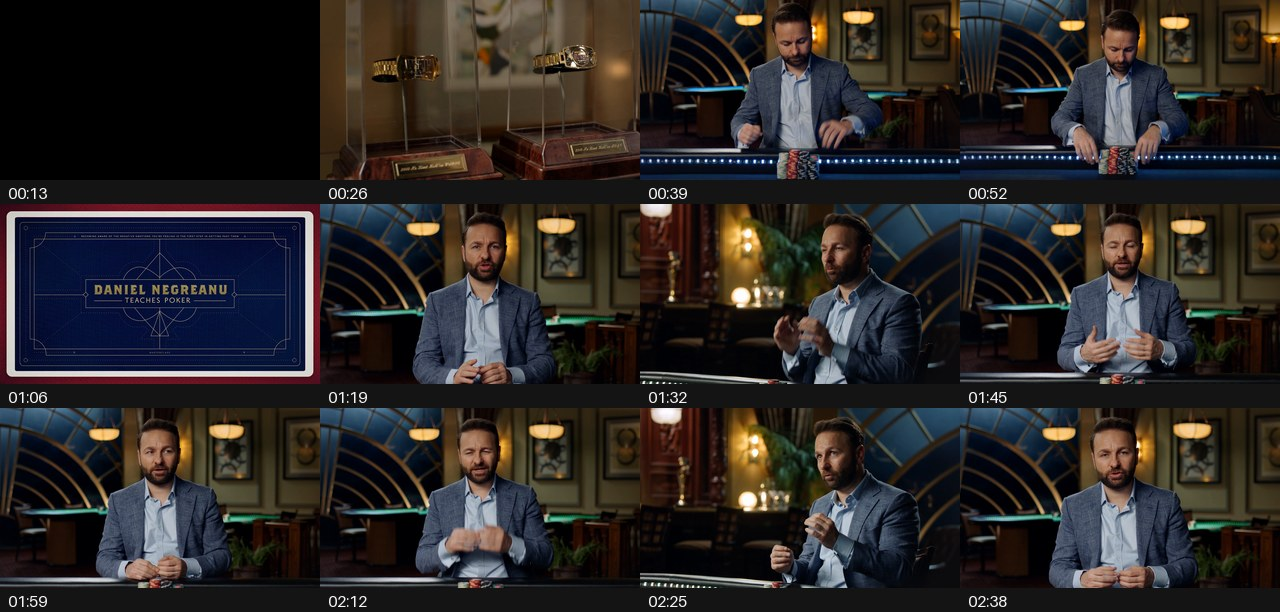
#> input picture analysis/contact_sheets/01-introduction.jpg, 1280 x 612 px; its folder holds only this picture in this run
$ python build_contact_sheet_gallery.py
#> lines starting #> are read from the running program, lines starting #| are printed output that depends on the picture
from __future__ import annotations

import sys
from pathlib import Path

from PIL import Image, ImageDraw, ImageFont


ANALYSIS_DIR = Path(__file__).resolve().parent
SOURCE_DIR = ANALYSIS_DIR / "contact_sheets"
OUTPUT_DIR = ANALYSIS_DIR / "contact_sheet_gallery"


def main() -> int:
    sources = sorted(SOURCE_DIR.glob("*.jpg"))
    if not sources:
        raise SystemExit("No contact sheets found")
    OUTPUT_DIR.mkdir(parents=True, exist_ok=True)
    width = 960
    sheet_height = 459
    label_height = 30
    font = ImageFont.load_default(size=16)
    for group_index in range(0, len(sources), 2):
        group = sources[group_index : group_index + 2]
        canvas = Image.new("RGB", (width, len(group) * (label_height + sheet_height)), (20, 20, 20))
#> canvas: PIL image 960x489 RGB; every value is 20
        draw = ImageDraw.Draw(canvas)
        for item_index, source in enumerate(group):
            y = item_index * (label_height + sheet_height)
            draw.text((8, y + 6), source.stem, fill=(245, 245, 245), font=font)
            with Image.open(source) as image:
#> image is the input picture: PIL image 1280x612 RGB; mean R, G, B 43.9, 39.9, 38.8
                resized = image.convert("RGB").resize((width, sheet_height), Image.Resampling.LANCZOS)
            canvas.paste(resized, (0, y + label_height))
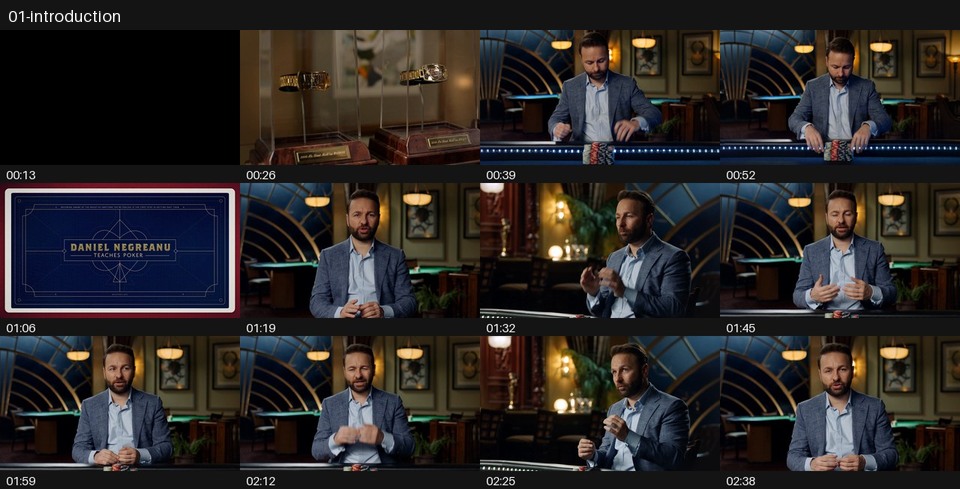
#> canvas: PIL image 960x489 RGB; mean R, G, B 42.7, 38.9, 37.8
        output = OUTPUT_DIR / f"gallery-{group_index // 2 + 1:02d}.jpg"
        canvas.save(output, quality=88, optimize=True)
        print(output.name)
    return 0


if __name__ == "__main__":
    sys.exit(main())
#> (the program exits here)

$ run again, on analysis/contact_sheets/05-game-theory-and-math.jpg
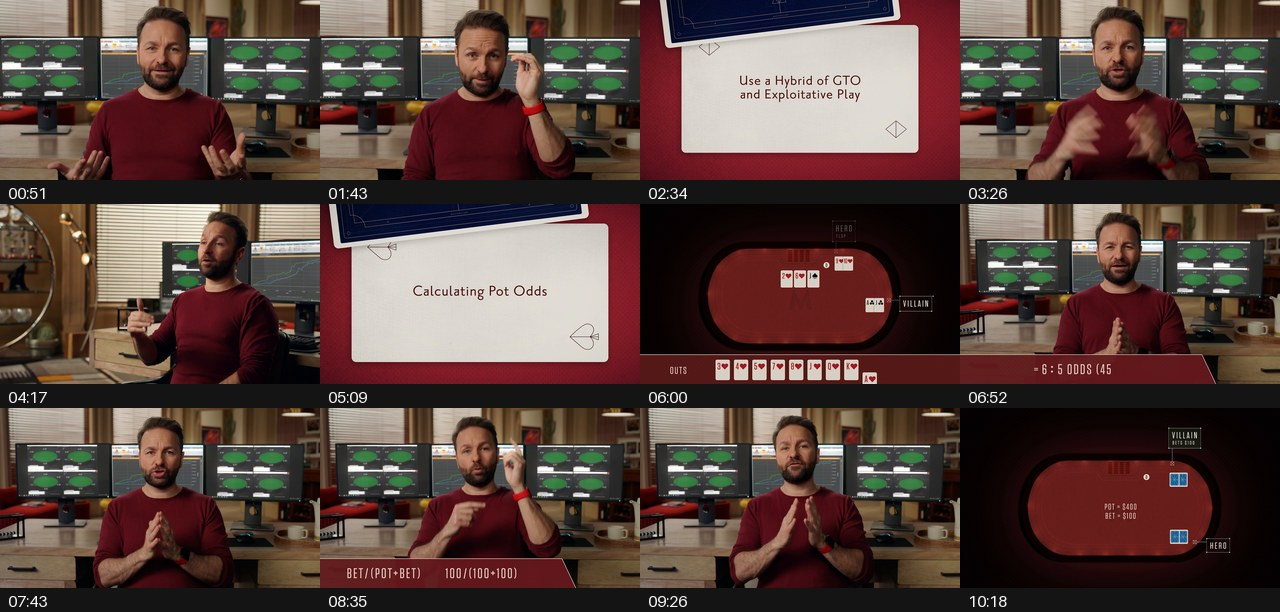
#> input picture analysis/contact_sheets/05-game-theory-and-math.jpg, 1280 x 612 px
#> in main, image is the input picture: PIL image 1280x612 RGB; mean R, G, B 87.1, 65.9, 60.2
#> in main, `resized = image.convert("RGB").resize((width, sheet_height), Image.Res..`:
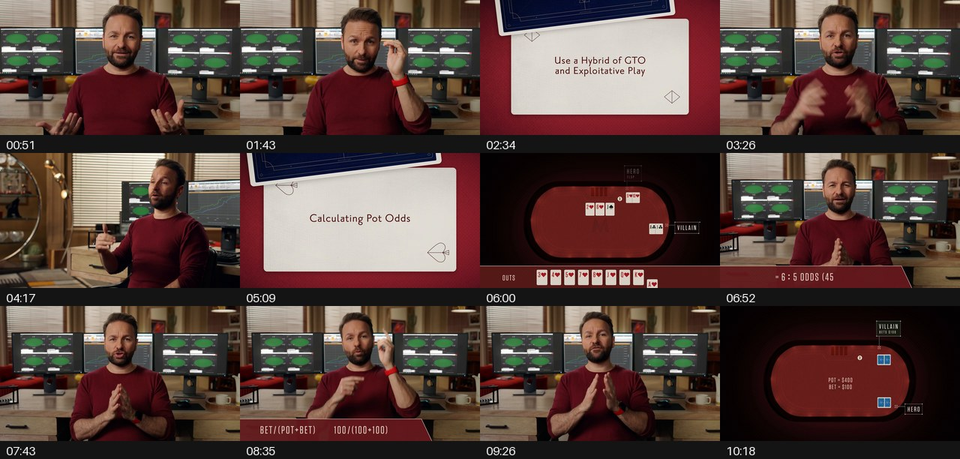
#> resized: PIL image 960x459 RGB; mean R, G, B 87.1, 65.9, 60.3
#> in main, `canvas.paste(resized, (0, y + label_height))`:
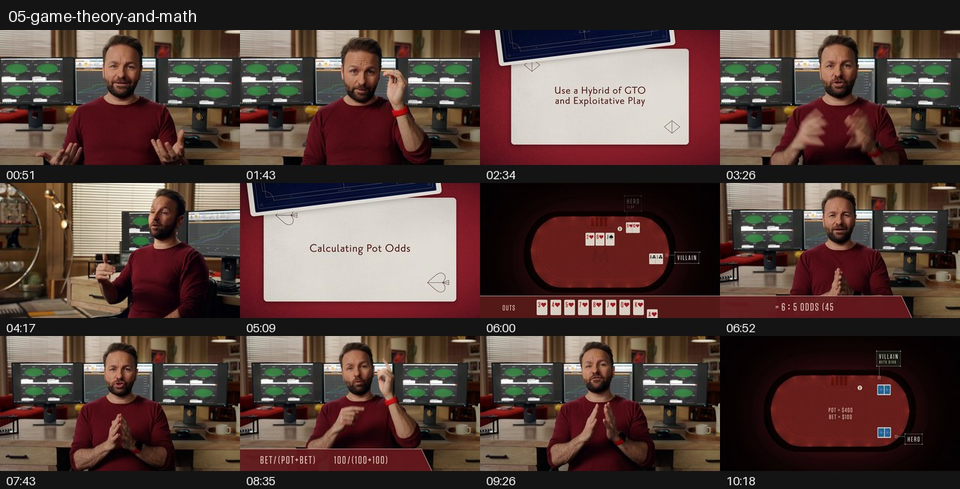
#> canvas: PIL image 960x489 RGB; mean R, G, B 83.3, 63.4, 58.1

$ run again, on analysis/contact_sheets/06-c-betting.jpg
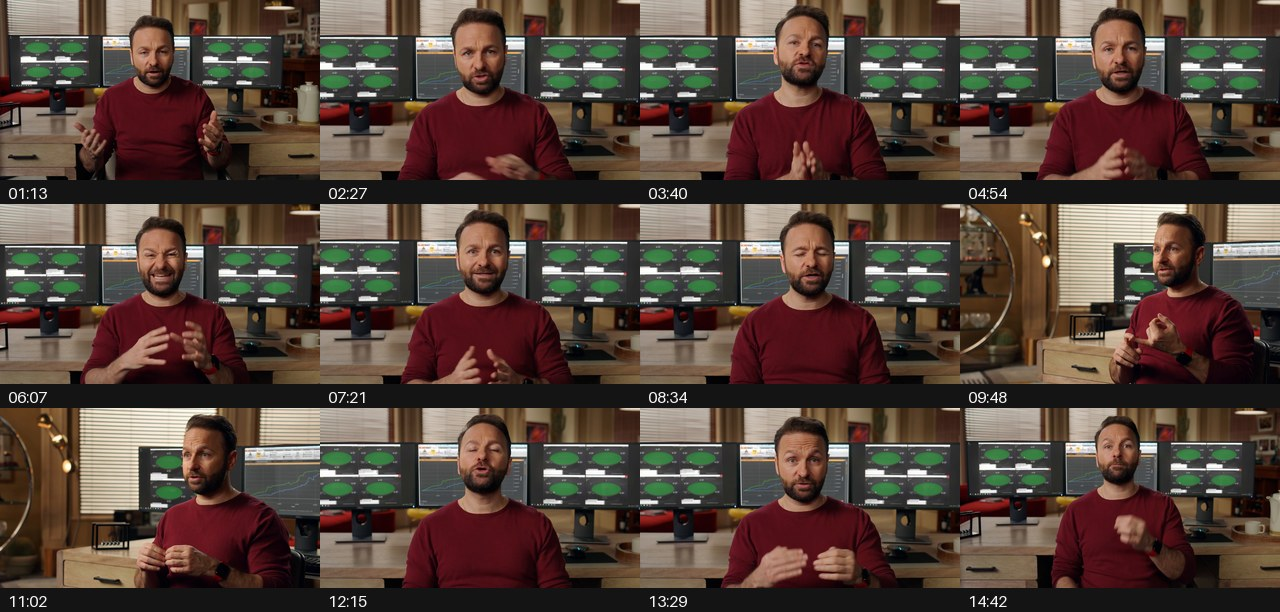
#> input picture analysis/contact_sheets/06-c-betting.jpg, 1280 x 612 px
#> in main, image is the input picture: PIL image 1280x612 RGB; mean R, G, B 84.5, 67.2, 58.1
#> in main, `resized = image.convert("RGB").resize((width, sheet_height), Image.Res..`:
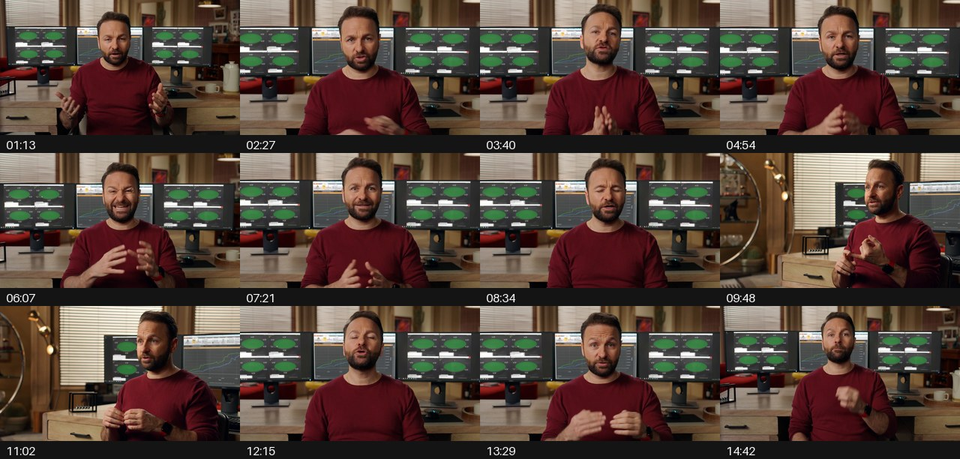
#> resized: PIL image 960x459 RGB; mean R, G, B 84.5, 67.2, 58.1
#> in main, `canvas.paste(resized, (0, y + label_height))`:
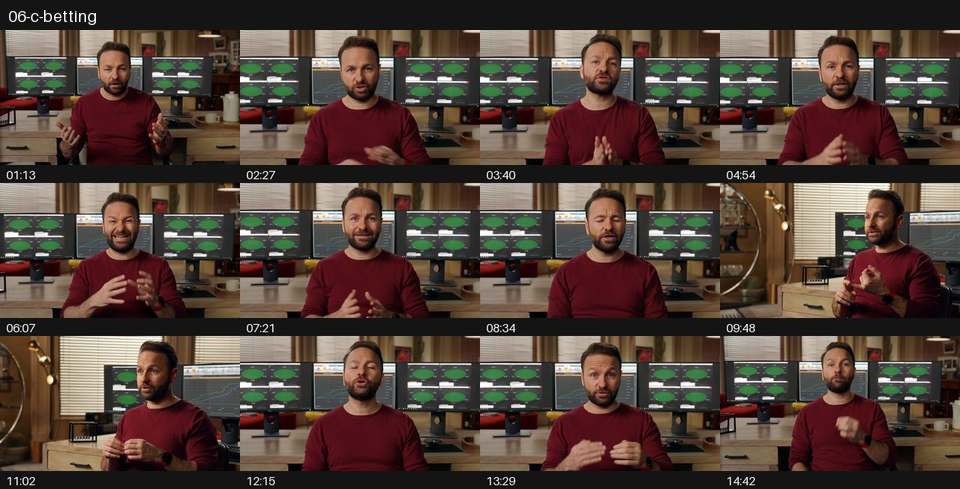
#> canvas: PIL image 960x489 RGB; mean R, G, B 80.7, 64.4, 56

$ run again, on analysis/contact_sheets/07-check-raising.jpg
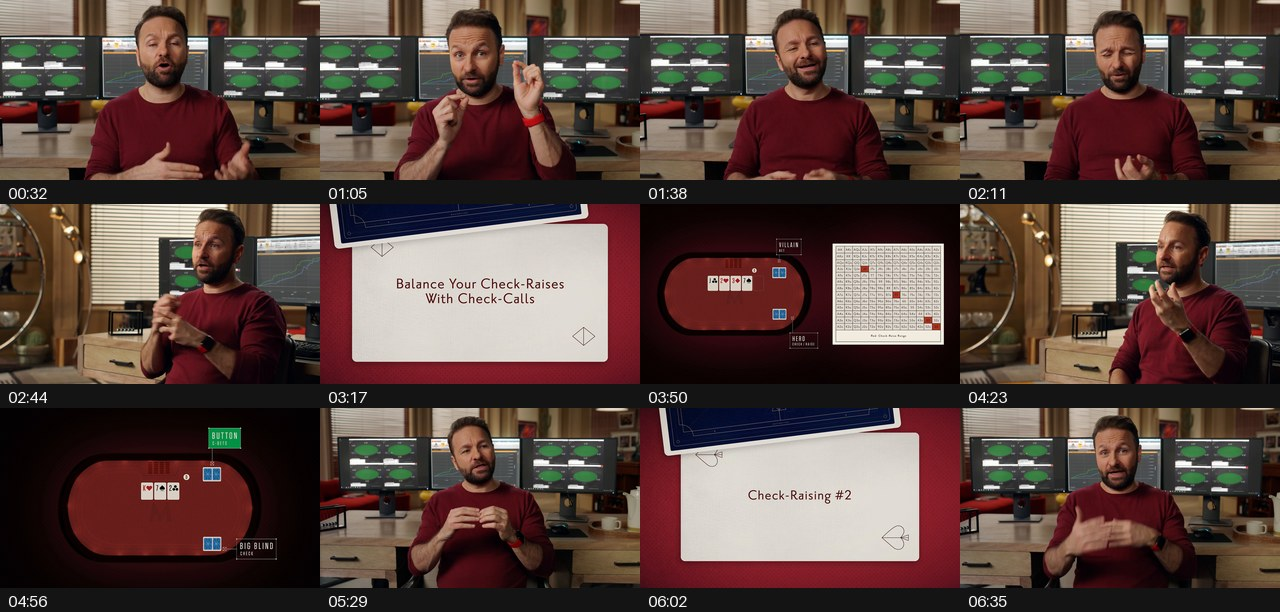
#> input picture analysis/contact_sheets/07-check-raising.jpg, 1280 x 612 px
#> in main, image is the input picture: PIL image 1280x612 RGB; mean R, G, B 89, 69.1, 62.9
#> in main, `resized = image.convert("RGB").resize((width, sheet_height), Image.Res..`:
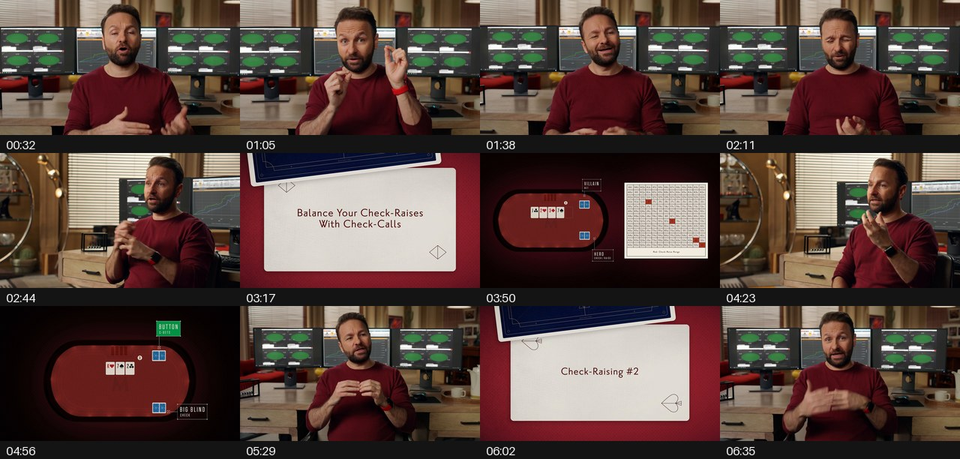
#> resized: PIL image 960x459 RGB; mean R, G, B 89, 69.1, 62.9
#> in main, `canvas.paste(resized, (0, y + label_height))`:
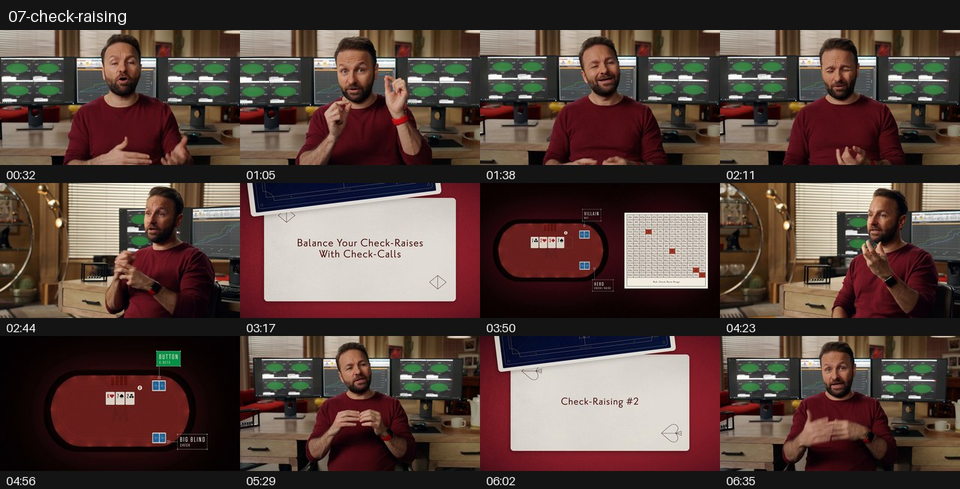
#> canvas: PIL image 960x489 RGB; mean R, G, B 84.9, 66.3, 60.5

$ run again, on analysis/contact_sheets/02-understanding-position.jpg
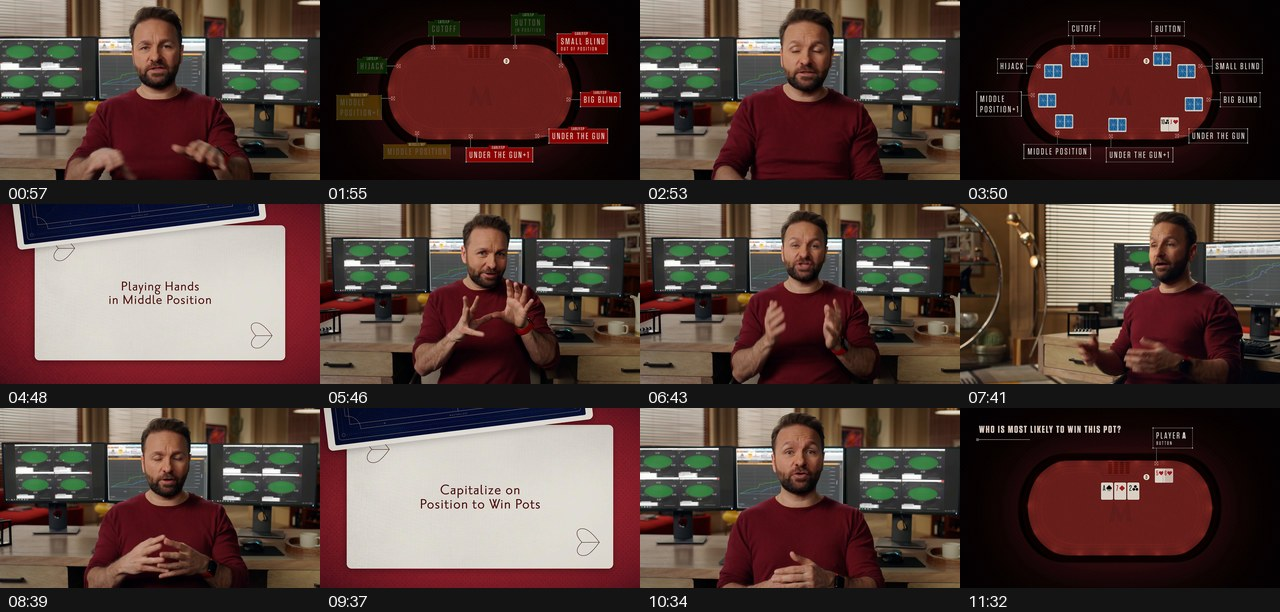
#> input picture analysis/contact_sheets/02-understanding-position.jpg, 1280 x 612 px
#> in main, image is the input picture: PIL image 1280x612 RGB; mean R, G, B 83.3, 63.3, 58
#> in main, `resized = image.convert("RGB").resize((width, sheet_height), Image.Res..`:
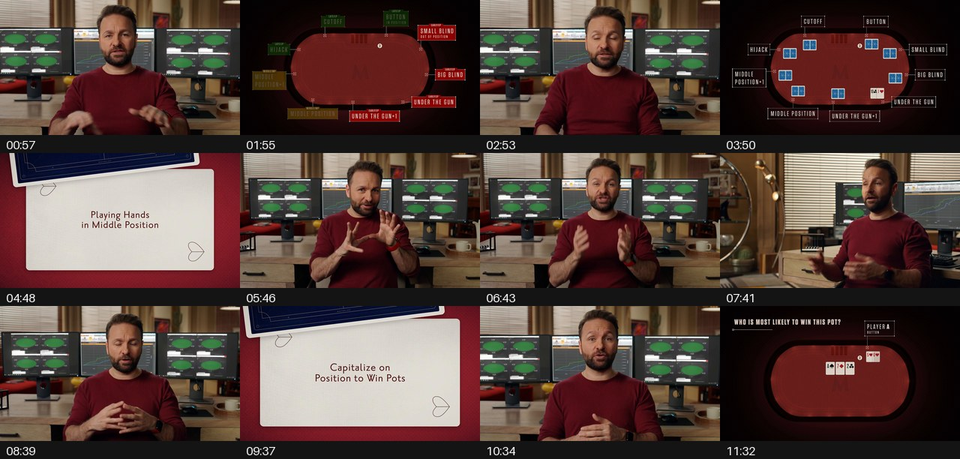
#> resized: PIL image 960x459 RGB; mean R, G, B 83.3, 63.3, 58
#> in main, `canvas.paste(resized, (0, y + label_height))`:
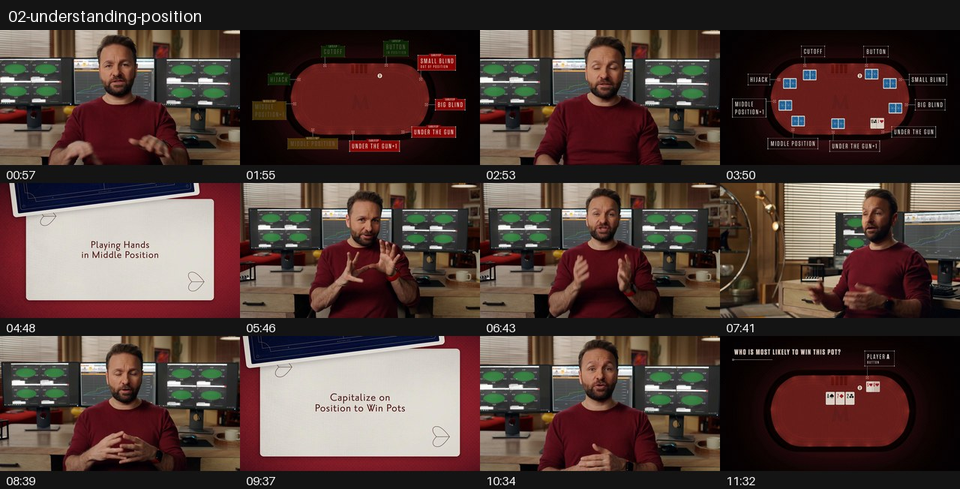
#> canvas: PIL image 960x489 RGB; mean R, G, B 79.7, 61, 56
